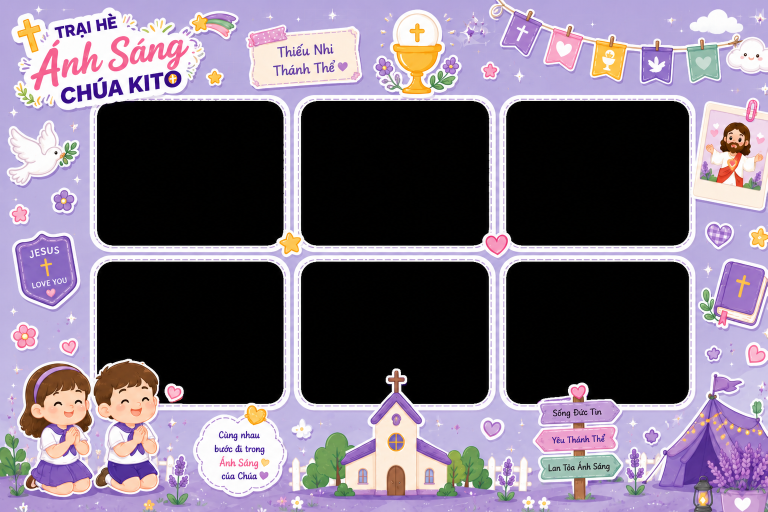
#> input picture frames/_originals/multi-1.png, 1535 x 1024 px (shown at 1/2 size); its folder holds only this picture in this run
$ python punchframes.py
#> lines starting #> are read from the running program, lines starting #| are printed output that depends on the picture; after the words box and inside, x2 and y2 are one past the last pixel; in counts of white or black regions, pixels touching at a corner belong together
#> (reads frames/frames-config.json from the repository)
import argparse
import json
import os
import shutil
import sys

import numpy as np
from PIL import Image
from scipy import ndimage

def punch_frame(frame_key, config_data, threshold=245):
#> called with frame_key = 'multi-1', threshold = 245
    frames_dir = "frames"
    originals_dir = os.path.join(frames_dir, "_originals")

    # Ensure _originals dir exists
    os.makedirs(originals_dir, exist_ok=True)

    original_path = os.path.join(originals_dir, f"{frame_key}.png")
    current_path = os.path.join(frames_dir, f"{frame_key}.png")

    # 1. Backup if not already backed up
    if not os.path.exists(original_path):
        if not os.path.exists(current_path):
            print(f"Lỗi: Không tìm thấy file {current_path}", file=sys.stderr)
            return False
        print(f"Đang backup bản gốc vào {original_path}...")
        shutil.copy2(current_path, original_path)

    # Check if frame exists in config
    frame_def = None
    if frame_key in config_data.get('multi', {}):
        frame_def = config_data['multi'][frame_key]
    elif frame_key in config_data.get('single', {}):
        frame_def = config_data['single'][frame_key]

    if not frame_def:
        print(f"Lỗi: Không tìm thấy config cho '{frame_key}' trong frames-config.json", file=sys.stderr)
        return False

    slots = frame_def.get('slots', [])
    if not slots:
        print(f"Lỗi: Khung '{frame_key}' không có định nghĩa slots", file=sys.stderr)
        return False

    print(f"\n--- Xử lý khung: {frame_key} ---")

    # 2. Read from backup
    try:
        im = Image.open(original_path).convert("RGBA")
    except Exception as e:
        print(f"Lỗi khi đọc file {original_path}: {e}", file=sys.stderr)
        return False

    arr = np.array(im)
    height, width = arr.shape[:2]
#> height = 1024; width = 1535

    # Tạo mask boolean tổng hợp (những pixel nào bị làm trong suốt)
    combined_mask = np.zeros((height, width), dtype=bool)

    has_warning = False

    pad = 5 # Mở rộng vùng tìm kiếm thêm 5px quanh ô để phủ kín mép viền

    # 3. Xử lý từng slot
    for i, slot in enumerate(slots):
        sx, sy, sw, sh = slot['x'], slot['y'], slot['w'], slot['h']

        # Tìm tâm ô
        cx, cy = sx + sw // 2, sy + sh // 2

        if cx < 0 or cx >= width or cy < 0 or cy >= height:
            print(f"  Slot {i+1}: Tâm ({cx}, {cy}) nằm ngoài ảnh!", file=sys.stderr)
            has_error = True
            continue

        # Đọc màu tại tâm ô để tự động quyết định là ô màu Đen hay Trắng
        center_color = arr[cy, cx][:3]

        # Hàm tạo mask tùy theo màu tâm ô
        if center_color[0] < 50 and center_color[1] < 50 and center_color[2] < 50:
            # Ô Đen
            is_target_mask = (arr[..., 0] < 20) & (arr[..., 1] < 20) & (arr[..., 2] < 20)
        elif center_color[0] > 200 and center_color[1] > 200 and center_color[2] > 200:
            # Ô Trắng
            is_target_mask = (arr[..., 0] >= threshold) & (arr[..., 1] >= threshold) & (arr[..., 2] >= threshold)
        else:
            print(f"  Slot {i+1}: CẢNH BÁO - Tâm ({cx}, {cy}) có màu {center_color} không phải Đen cũng không phải Trắng đục. Bỏ qua.", file=sys.stderr)
            continue

        # Xác định vùng giới hạn (padded box) cho slot này
        min_y, max_y = max(0, sy - pad), min(height, sy + sh + pad)
        min_x, max_x = max(0, sx - pad), min(width, sx + sw + pad)

        # Lấy vùng ảnh con
        sub_mask = is_target_mask[min_y:max_y, min_x:max_x]

        # Tìm các vùng liên thông trong vùng ảnh con
        labeled_sub, num_features = ndimage.label(sub_mask)

        # Tâm ô trong hệ tọa độ của ảnh con
        sub_cx = cx - min_x
        sub_cy = cy - min_y

        region_id = labeled_sub[sub_cy, sub_cx]

        if region_id == 0:
            print(f"  Slot {i+1}: CẢNH BÁO - Tâm ô không khớp với mask màu. Bỏ qua.", file=sys.stderr)
            continue

        region_mask = (labeled_sub == region_id)

        # Kiểm tra rò rỉ: Vùng liên thông có chạm mép của padded box không?
        # Nếu chạm mép, tức là nó đã rò rỉ xuyên qua lớp viền (border) và lan ra ngoài
        y_indices, x_indices = np.where(region_mask)
        rmin_y, rmax_y = y_indices.min(), y_indices.max()
        rmin_x, rmax_x = x_indices.min(), x_indices.max()

        touches_top = (rmin_y == 0 and min_y > 0)
        touches_bottom = (rmax_y == (max_y - min_y - 1) and max_y < height)
        touches_left = (rmin_x == 0 and min_x > 0)
        touches_right = (rmax_x == (max_x - min_x - 1) and max_x < width)

        if touches_top or touches_bottom or touches_left or touches_right:
            print(f"  Slot {i+1}: ⚠️ CẢNH BÁO RÒ RỈ! Vùng trắng chạm đến ranh giới giới hạn ({pad}px). Có thể nét đứt bị hở.", file=sys.stderr)
            has_warning = True
        else:
            print(f"  Slot {i+1}: ✅ OK")

        # Dù có rò rỉ hay không, ta vẫn áp mask vào vùng giới hạn (vì đã bị chặn lại ở mép padded box)
        # Giúp bảo vệ phần viền nằm ngoài padded box an toàn tuyệt đối, giống hệt cách JS hoạt động
        combined_mask[min_y:max_y, min_x:max_x] |= region_mask
#> this loop made 6 passes
#> (center_color, num_features, region_id, rmax_y, rmax_x) on passes 1 to 6: ([0, 0, 0], 2, 2, 293, 377), ([0, 0, 0], 1, 1, 293, 379), ([0, 0, 0], 1, 1, 293, 369), ([1, 1, 1], 14, 1, 287, 377), ([0, 0, 0], 1, 1, 287, 378), ([0, 0, 0], 1, 1, 287, 368)
#> pass 1, in punch_frame, `is_target_mask = (arr[..., 0] < 20) & (arr[..., 1] < 20) & (arr[..., 2..`:
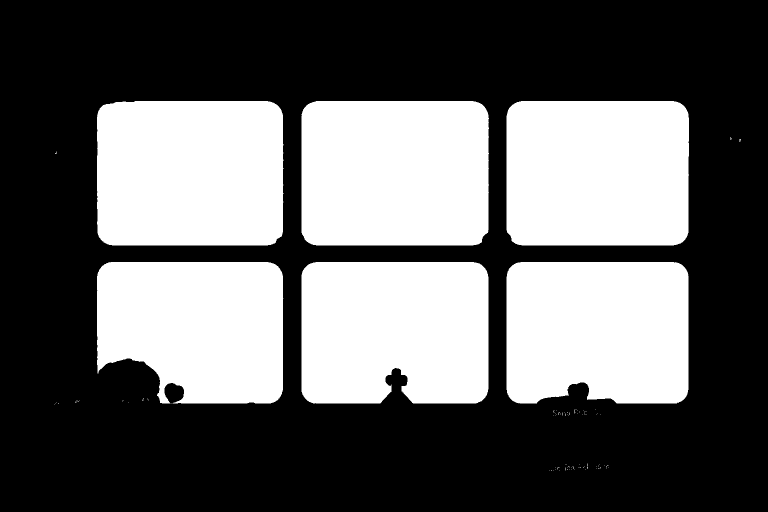
#> is_target_mask: shape (1024, 1535) bool (shown at 1/2 size); 39% white; 100 white regions (94 under 20 px), largest, box (x1, y1, x2, y2) and area: (603, 202, 978, 491) 107071, (194, 202, 567, 491) 106282, (1013, 202, 1378, 491) 104289, (603, 524, 977, 807) 102604, (1013, 524, 1377, 807) 99413, (194, 524, 567, 807) 93517
#> pass 1, in punch_frame, `sub_mask = is_target_mask[min_y:max_y, min_x:max_x]`:
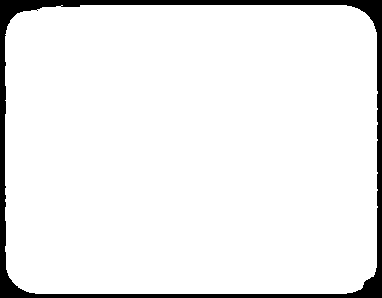
#> sub_mask: shape (298, 382) bool; 93.4% white; 1 black region, box (x1, y1, x2, y2) and area: (0, 0, 382, 298) 7554
#> pass 1, in punch_frame, `labeled_sub, num_features = ndimage.label(sub_mask)`:
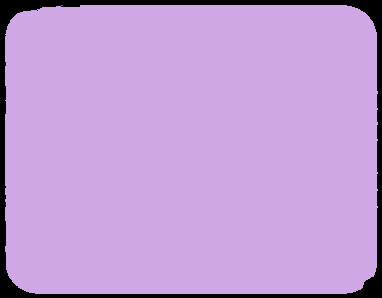
#> labeled_sub: shape (298, 382) int32; 3 distinct labels, from 0 to 2; one colour per label, 0 black
#> after the loop:
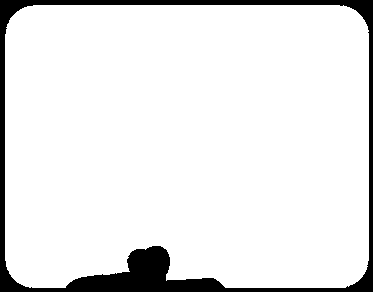
#> region_mask: shape (292, 373) bool; 91.3% white; 1 black region, box (x1, y1, x2, y2) and area: (0, 0, 373, 292) 9503

    if has_warning:
        print(f"\n⚠️ Đã tạo file đục lỗ cho '{frame_key}' nhưng CÓ CẢNH BÁO RÒ RỈ.", file=sys.stderr)
        print("Vui lòng mở file bằng mắt để kiểm tra xem rò rỉ có làm mất viền khung không.", file=sys.stderr)

    # 5. Khử răng cưa (Gaussian blur) trên biên mask
    print("  Đang khử răng cưa mép đục lỗ (Gaussian Blur)...")
    # Đổi mask boolean sang float để blur
    mask_float = combined_mask.astype(float)
    # Blur nhẹ mask
    blurred_mask = ndimage.gaussian_filter(mask_float, sigma=1.5)

    # 6. Cập nhật kênh Alpha của ảnh gốc
    # mask = 1 -> alpha = 0 (trong suốt), mask = 0 -> alpha = 255 (đục)
    # Với blurred_mask, giá trị từ 0.0 -> 1.0.
    # alpha_factor = 1.0 - blurred_mask
    alpha_channel = arr[..., 3].astype(float)
#> alpha_channel: shape (1024, 1535) float64; every value is 255
    new_alpha = alpha_channel * (1.0 - blurred_mask)
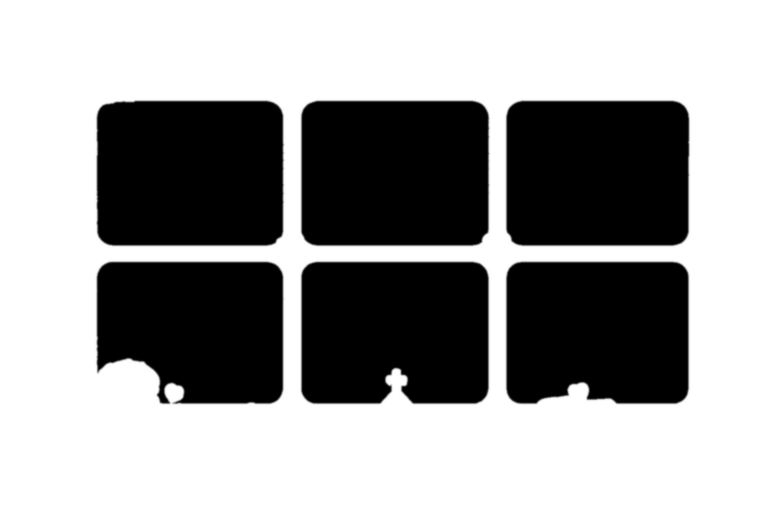
#> new_alpha: shape (1024, 1535) float64 (shown at 1/2 size); min 0, max 255, mean 155.5

    arr[..., 3] = np.clip(new_alpha, 0, 255).astype(np.uint8)
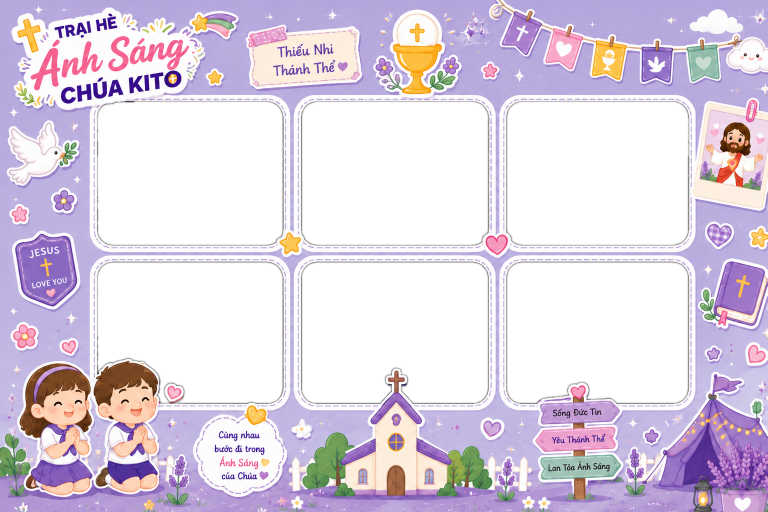
#> arr: shape (1024, 1535, 4) (shown at 1/2 size); mean R, G, B, A 122.2, 111.1, 127.1, 155.5; transparent parts drawn white

    # Lưu lại đè lên file frames/<key>.png
    try:
        out_img = Image.fromarray(arr, "RGBA")
        out_img.save(current_path)
        print(f"✅ Xong! Đã lưu file đục lỗ tại: {current_path}")
        return True
    except Exception as e:
        print(f"Lỗi khi lưu file {current_path}: {e}", file=sys.stderr)
        return False

def main():
    parser = argparse.ArgumentParser(description="Đục lỗ (xóa vùng nền trắng) cho khung ảnh offline.")
    parser.add_argument("frame_key", nargs="?", help="Key của khung cần đục (vd: multi-1). Bỏ trống để đục TẤT CẢ khung.")
    parser.add_argument("--threshold", type=int, default=245, help="Ngưỡng màu trắng (RGB >= threshold, mặc định 245)")
    args = parser.parse_args()

    config_path = os.path.join("frames", "frames-config.json")
    if not os.path.exists(config_path):
        print(f"Lỗi: Không tìm thấy {config_path}", file=sys.stderr)
        sys.exit(1)

    try:
        with open(config_path, "r", encoding="utf-8") as f:
            config_data = json.load(f)
    except Exception as e:
        print(f"Lỗi khi đọc file json: {e}", file=sys.stderr)
        sys.exit(1)

    if args.frame_key:
        punch_frame(args.frame_key, config_data, args.threshold)
    else:
        print(f"Đục lỗ tất cả các khung trong {config_path}...")
        success_count = 0
        keys = []
        if 'multi' in config_data:
            keys.extend(list(config_data['multi'].keys()))
        if 'single' in config_data:
            keys.extend(list(config_data['single'].keys()))

        for key in keys:
            if punch_frame(key, config_data, args.threshold):
                success_count += 1
        print(f"\nĐã hoàn thành: {success_count}/{len(keys)} khung.")

if __name__ == "__main__":
    main()
